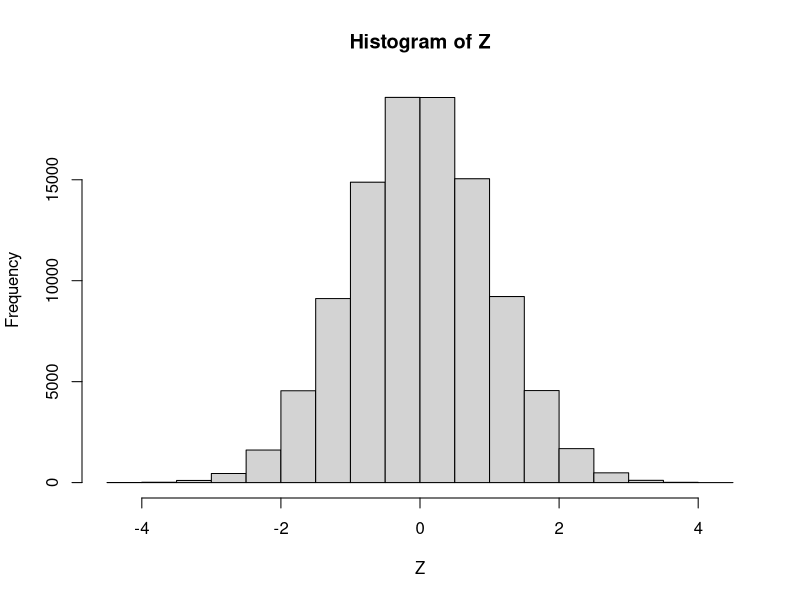
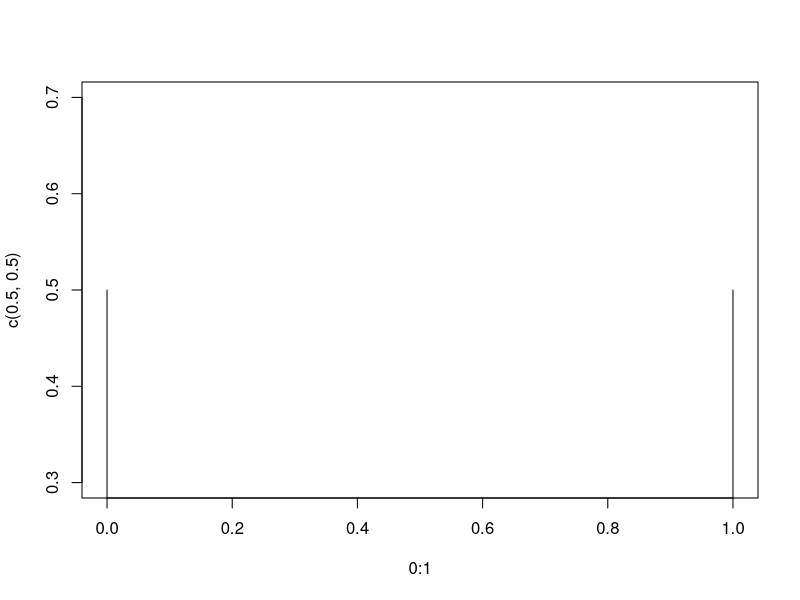
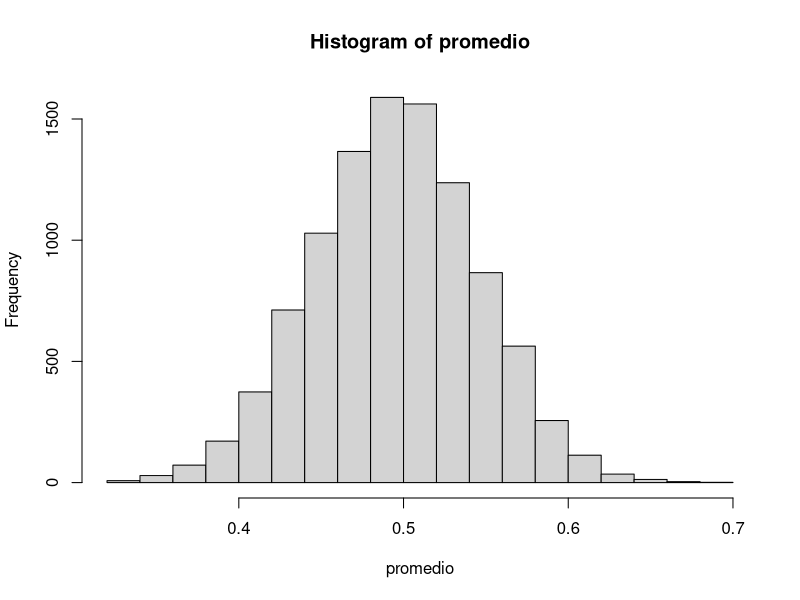
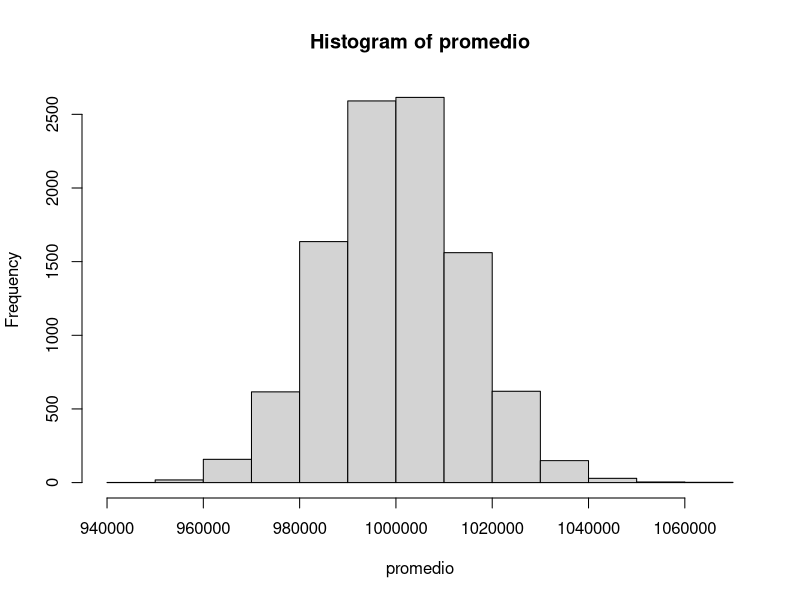
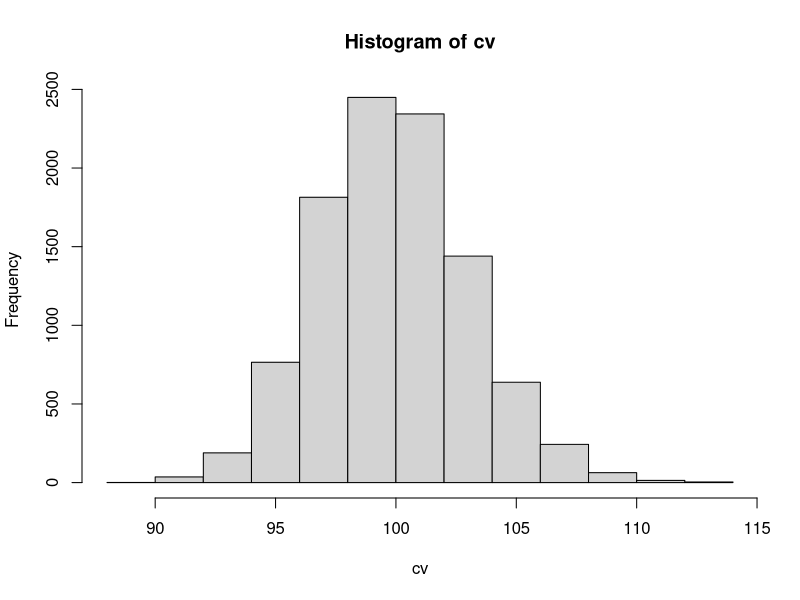
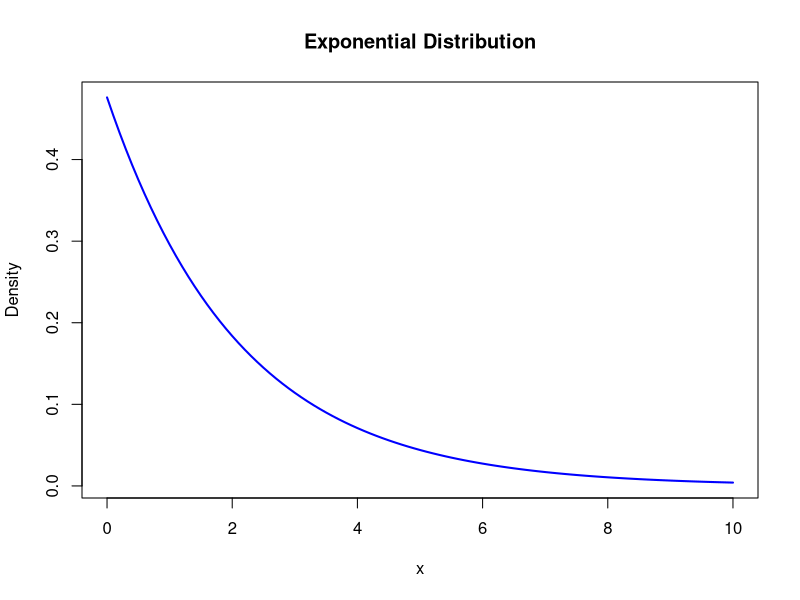
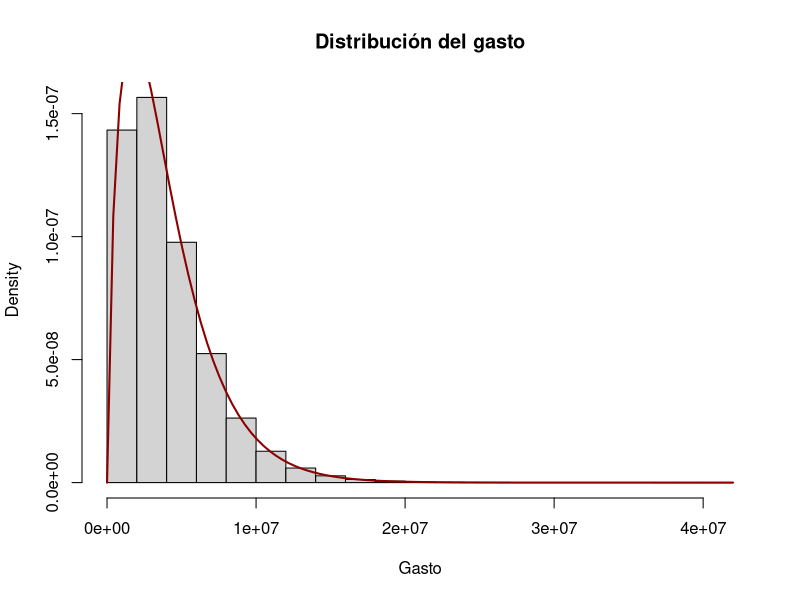
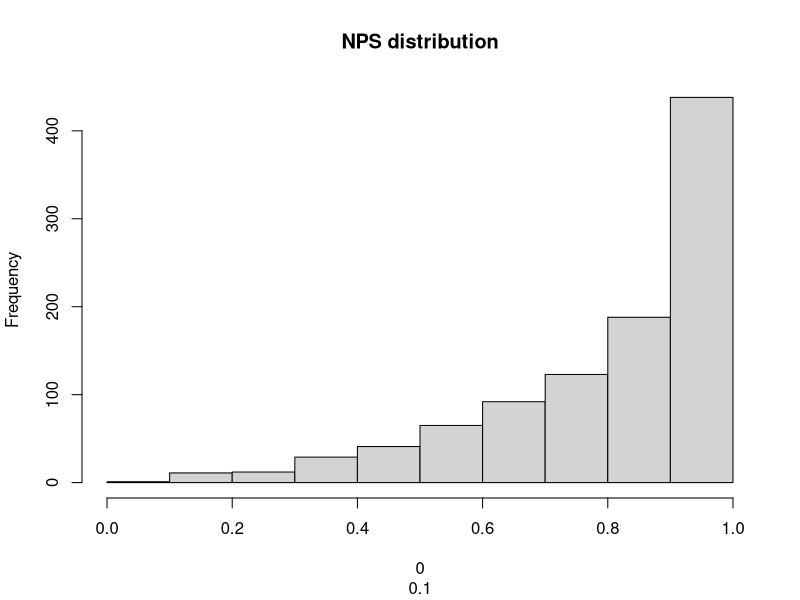

These charts were generated, in order, by the following R code:
## ---- chunk 1
knitr::opts_chunk$set(echo = TRUE)
## ---- chunk 2
Z <- rnorm(100000)
hist(Z)
## ---- chunk 3
pnorm(q = 160, mean = 160, sd = 7) - pnorm(q = 153, mean = 160, sd = 7) 
## ---- chunk 4
pnorm(q = 0) - pnorm(q = -1) 

## ---- chunk 5
1-pnorm(2)
## ---- chunk 6
1 - pnorm(q = 174, mean = 160, sd = 7)
## ---- chunk 7
1 - pnorm(q = 176, mean = 160, sd = 7)

## ---- chunk 8
1 - pnorm(q = (176 - 160) / 7)

## ---- chunk 9
plot(0:1, c(0.5, 0.5), type = "h")
## ---- chunk 10
promedio <- rep(NA_integer_, 10000)

for(i in 1: 10000){
muestra <- sample(0:1, size = 100, replace = T, prob = c(0.5, 0.5))
promedio[i] <- mean(muestra)
}
hist(promedio)

## ---- chunk 11
promedio <- rep(NA_integer_, 10000)

for(i in 1: 10000){
muestra <- rexp(n = 5000, rate = 1 / 1000000)
promedio[i] <- mean(muestra)
}
hist(promedio)
## ---- chunk 12

cv <- rep(NA_integer_, 10000)

for(i in 1: 10000){
  muestra <- rexp(n = 1000, rate = 1 / 1000000)
  cv[i] <- 100 * sd(muestra) / mean(muestra)
}
hist(cv)
## ---- chunk 13
# Parameters
lambda <- 1/2.1  # rate parameter
# El tiempo promedio que transcurre entra la llega de dos personas a un banco es de 2.1

# X values
x <- seq(0, 10, by = 0.1)

# Plot density
plot(x, dexp(x, rate = lambda), type = "l", lwd = 2,
     col = "blue", main = "Exponential Distribution",
     xlab = "x", ylab = "Density")
## ---- chunk 14
mean(rexp(n = 1000000, rate = 1/2.1))
sd(rexp(n = 1000000, rate = 1/2.1))
## ---- chunk 15
pexp(q = 3, rate = 1/4)
## ---- chunk 16
mu <-  3996780
sigma <- 3000000

alpha <- (mu/sigma) ^2
theta <- (sigma^2) / mu
# P(X > 10000000) = 1 - P(X <= 10000000)
1 - pgamma(q = 10000000, shape = alpha, scale = theta)

## ---- chunk 17
#options (scipen = 999999)
hist(rgamma(n = 2000000, shape = alpha, scale = theta),
     main = "Distribución del gasto", xlab = "Gasto",  probability = TRUE,)
curve(dgamma(x, shape = alpha, scale = theta),
      col = "darkred", lwd = 2, add = TRUE)
## ---- chunk 18

## ---- chunk 19
mu <- 0.8
sigma <- 0.2

alpha <- ((mu * (1-mu)) / (sigma^2) - 1) * mu
beta <- ((mu * (1-mu)) / (sigma^2) - 1) * (1-mu)
## ---- chunk 20
pbeta(q = 0.7, shape1 = alpha,  shape2 = beta)

## ---- chunk 21
hist(rbeta( n = 1000, shape1 = alpha, shape2 = beta), xlab =  x,
     main = "NPS distribution")
## ---- chunk 22
X1 <- rnorm(n = 12000, mean = 160, sd = 7)
X2 <- rnorm(n = 10000, mean = 185, sd = 8)
Y <- c(X1, X2)
hist(Y, breaks = 100)

## ---- chunk 23
X <- rnorm(100000, mean = log(4), sd = log(3))
Y <- exp(X) # Y es log normal
hist(Y, breaks = 50)
## ---- chunk 24
hist(runif(n = 10000, min = 1000000, max = 2000000))
mean(runif(n = 10000, min = 1000000, max = 2000000))
